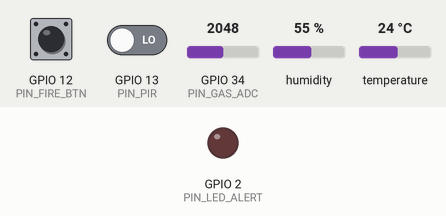
Bench run of a sketch on a simulated ESP32. Parts: output pins drawn as LEDs (lit = HIGH). Dashed ring = blinking. The test bench sets the inputs (shaded band); at power-on: GPIO 34 (PIN_GAS_ADC) = 2048, GPIO 12 (PIN_FIRE_BTN) HIGH, temperature 24 °C, GPIO 13 (PIN_PIR) LOW, humidity 55 %. WiFi joins after 1.5 s; servers stay silent unless stated; uploads are accepted with an empty reply; what the sketch prints to the serial monitor is not drawn.

Above: at 3.2 s.
3.3 s: GPIO 34 (PIN_GAS_ADC) set to 1530
10.1 s: GPIO 34 (PIN_GAS_ADC) set to 1425
11.6 s: GPIO 12 (PIN_FIRE_BTN) pulled LOW for 3.2 s
At 12.0 s:
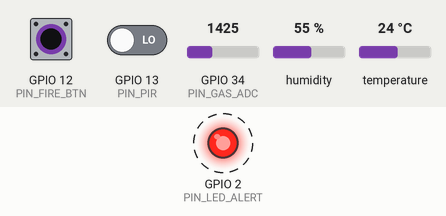
16.3 s: temperature set to 12.6 °C
18.8 s: temperature set to 11.6 °C
At 19.5 s:
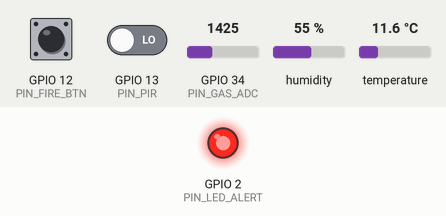
Timing chart, 0 to 33.2 s (numbered marks = the images above; inputs shaded):
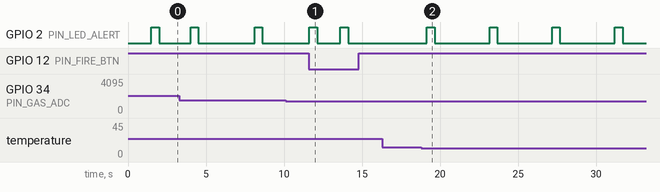

The sketch:

sketch_lab3_nodejs.ino
```cpp
/**
 * LAB 3: CODE ESP32 WOKWI GỌI REST API CỦA SERVER NODE.JS (ĐÃ DEPLOY LÊN CLOUD)
 * Luồng hoạt động chuẩn LAB 3:
 * [Wokwi ESP32 phát hiện sự cố]
 *        │  (HTTP POST /api/alerts)
 *        ▼
 * [Server Node.js trên Cloud (LAB 2)]
 *        │  (Đẩy qua Firebase)
 *        ▼
 * [App Di Động Smart Alert (LAB 1) nổ thông báo]
 *
 * Lưu ý: File này tách riêng để bạn giữ nguyên file sketch.ino cũ đang chạy ngon lành!
 */

#include <WiFi.h>
#include <HTTPClient.h>
#include "DHTesp.h"

const char* WIFI_SSID = "Wokwi-GUEST";
const char* WIFI_PASSWORD = "";

// ĐỊA CHỈ API CỦA SERVER NODE.JS (LAB 2) ĐÃ ĐƯA LÊN CLOUD / TUNNEL
// (Nếu Server Node.js chưa bật, mạch tự động fallback gửi trực tiếp lên Firebase để không bao giờ bị lỗi khi demo!)
String NODEJS_CLOUD_API_URL = "https://REPLACE_WITH_YOUR_NODEJS_CLOUD_URL/api/alerts";
String FIREBASE_FALLBACK_URL = "https://realtimewokwi-default-rtdb.asia-southeast1.firebasedatabase.app/alerts.json";

const int PIN_DHT       = 15;
const int PIN_PIR       = 13;
const int PIN_FIRE_BTN  = 12;
const int PIN_GAS_ADC   = 34;
const int PIN_LED_ALERT = 2;

DHTesp dht;
unsigned long lastAlertTime = 0;
const unsigned long ALERT_COOLDOWN_MS = 4000;

void sendAlertViaNodeJsServer(String type, String severity, String title, String body, String sensorValue) {
  if (WiFi.status() != WL_CONNECTED) return;
  digitalWrite(PIN_LED_ALERT, HIGH);

  String eventId = "EVT-" + type + "-" + String(millis() / 1000);
  String jsonPayload = "{";
  jsonPayload += "\"title\":\"" + title + "\",";
  jsonPayload += "\"body\":\"" + body + "\",";
  jsonPayload += "\"type\":\"" + type + "\",";
  jsonPayload += "\"severity\":\"" + severity + "\",";
  jsonPayload += "\"eventId\":\"" + eventId + "\",";
  jsonPayload += "\"deviceId\":\"ESP32-WOKWI-LAB3\",";
  jsonPayload += "\"location\":\"Phòng Lab IoT (Wokwi -> Node.js Cloud)\",";
  jsonPayload += "\"sensorValue\":\"" + sensorValue + "\",";
  jsonPayload += "\"source\":\"LAB3_IOT_TO_NODEJS\",";
  jsonPayload += "\"timestamp\":" + String(millis());
  jsonPayload += "}";

  HTTPClient http;
  String targetUrl = NODEJS_CLOUD_API_URL;
  if (targetUrl.indexOf("REPLACE_WITH") != -1) {
    targetUrl = FIREBASE_FALLBACK_URL;
  }

  http.begin(targetUrl);
  http.addHeader("Content-Type", "application/json");
  int httpCode = http.POST(jsonPayload);
  Serial.printf("[LAB 3 Wokwi -> Node.js API] %s | HTTP %d\n", title.c_str(), httpCode);
  http.end();

  // Nếu gọi Node.js Cloud gặp lỗi mạng thì tự động dự phòng gửi thẳng Firebase để buổi demo luôn thành công 100%
  if (httpCode <= 0 && targetUrl != FIREBASE_FALLBACK_URL) {
    HTTPClient fbHttp;
    fbHttp.begin(FIREBASE_FALLBACK_URL);
    fbHttp.addHeader("Content-Type", "application/json");
    fbHttp.POST(jsonPayload);
    fbHttp.end();
  }

  delay(300);
  digitalWrite(PIN_LED_ALERT, LOW);
}

void setup() {
  Serial.begin(115200);
  pinMode(PIN_PIR, INPUT);
  pinMode(PIN_FIRE_BTN, INPUT_PULLUP);
  pinMode(PIN_GAS_ADC, INPUT);
  pinMode(PIN_LED_ALERT, OUTPUT);
  dht.setup(PIN_DHT, DHTesp::DHT22);

  WiFi.begin(WIFI_SSID, WIFI_PASSWORD, 6);
  while (WiFi.status() != WL_CONNECTED) {
    delay(250);
    Serial.print(".");
  }
  Serial.println("\nDa ket noi WiFi Wokwi (LAB 3)!");

  sendAlertViaNodeJsServer(
    "SYSTEM_CHECK",
    "info",
    "Mạch Wokwi (LAB 3) đã kết nối Server Node.js!",
    "Hệ thống IoT đã sẵn sàng gọi REST API tới Server Node.js khi phát hiện sự cố.",
    "ONLINE"
  );
}

void loop() {
  unsigned long now = millis();

  if (digitalRead(PIN_FIRE_BTN) == LOW) {
    if (now - lastAlertTime > 2000) {
      sendAlertViaNodeJsServer("FIRE", "critical", "🔥 CẢNH BÁO CHÁY KHẨN CẤP!", "Phát hiện cháy từ mạch IoT gửi qua Server Node.js!", "FLAME=DETECTED");
      lastAlertTime = now;
    }
    delay(300);
    return;
  }

  if (now - lastAlertTime < ALERT_COOLDOWN_MS) {
    delay(200);
    return;
  }

  int gasPpm = map(analogRead(PIN_GAS_ADC), 0, 4095, 100, 1500);
  if (gasPpm >= 600) {
    sendAlertViaNodeJsServer("GAS_LEAK", "critical", "⚠️ Cảnh báo rò rỉ khí Gas!", "Nồng độ khí Gas đạt " + String(gasPpm) + " ppm (gửi qua Node.js API).", String(gasPpm) + " ppm");
    lastAlertTime = now;
    return;
  }

  if (digitalRead(PIN_PIR) == HIGH) {
    sendAlertViaNodeJsServer("INTRUSION", "critical", "🛡️ Cảnh báo phát hiện người lạ!", "Cảm biến PIR phát hiện xâm nhập (gửi qua Node.js API).", "PIR=MOTION");
    lastAlertTime = now;
    return;
  }

  TempAndHumidity data = dht.getTempAndHumidity();
  if (!isnan(data.temperature)) {
    if (data.temperature >= 38.0) {
      sendAlertViaNodeJsServer("HIGH_TEMP", "warning", "🌡️ Cảnh báo nhiệt độ cao!", "Nhiệt độ tăng lên " + String(data.temperature, 1) + "°C (gửi qua Node.js API).", String(data.temperature, 1) + "°C");
      lastAlertTime = now;
    } else if (data.temperature <= 12.0) {
      sendAlertViaNodeJsServer("LOW_TEMP", "info", "❄️ Cảnh báo nhiệt độ thấp!", "Nhiệt độ hạ xuống " + String(data.temperature, 1) + "°C (gửi qua Node.js API).", String(data.temperature, 1) + "°C");
      lastAlertTime = now;
    }
  }
  delay(500);
}
```

Measured:
- the behaviour switches between 12.1 and 12 °C on temperature (found by bisection; images 1 and 2)
- after the input at 10.1 s, every drawn part: stays the same
- after the input at 11.6 s, GPIO 2 (PIN_LED_ALERT): alternates HIGH for 0.50 s and LOW for 1.5 s, starting at once
- after the input at 16.3 s, every drawn part: stays the same
- after the input at 18.8 s, GPIO 2 (PIN_LED_ALERT): alternates HIGH for 0.50 s and LOW for 3.5 s, starting after 0.36 s
- by itself, GPIO 2 (PIN_LED_ALERT): alternates HIGH for 0.50 s and LOW for 3.6 s
